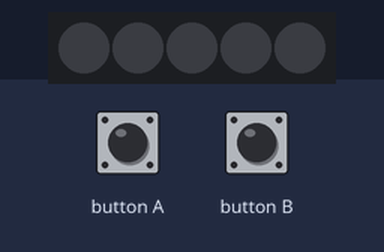
Simulated run of this program. Board: BBC micro:bit (MakeCode). On the bench: 5 RGB LEDs in strip order, left to right. The test bench sets the inputs (shaded band). Dim RGB values are drawn brighter than linear.

Above: at 1.2 s.
1.3 s: button A pressed for 0.15 s
At 2.4 s:
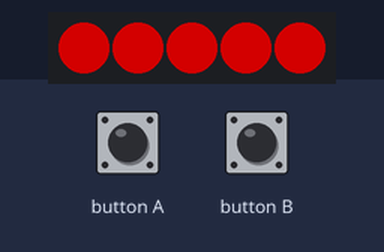
2.9 s: button B pressed for 0.15 s
At 3.6 s:
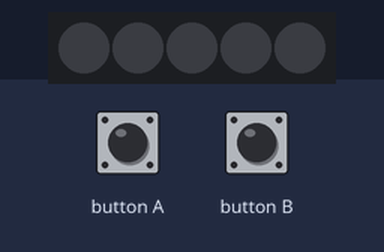
Timing chart, 0 to 5.9 s (numbered marks = the images above; inputs shaded):
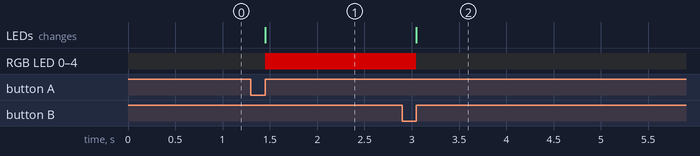

The program:

main.ts
```typescript
input.onButtonPressed(Button.A, function () {
    Pixel_Array.showColor(neopixel.colors(NeoPixelColors.Red))
})
input.onButtonPressed(Button.B, function () {
    Pixel_Array.clear()
    Pixel_Array.show()
})
let Pixel_Array: neopixel.Strip = null
Pixel_Array = neopixel.create(DigitalPin.P0, 5, NeoPixelMode.RGB)
basic.forever(function () {

})
```

test.ts
```typescript
// les tests vont ici ; cela ne sera pas compilé si ce paquet est utilisé en tant qu'extension.
```

Measured:
- after the input at 1.3 s, RGB LED 0–4: off → RGB(127, 0, 0) after 0.15 s; the LEDs: change after 0.15 s (image 1)
- after the input at 2.9 s, RGB LED 0–4: RGB(127, 0, 0) → off after 0.15 s; the LEDs: change after 0.15 s (image 2)
